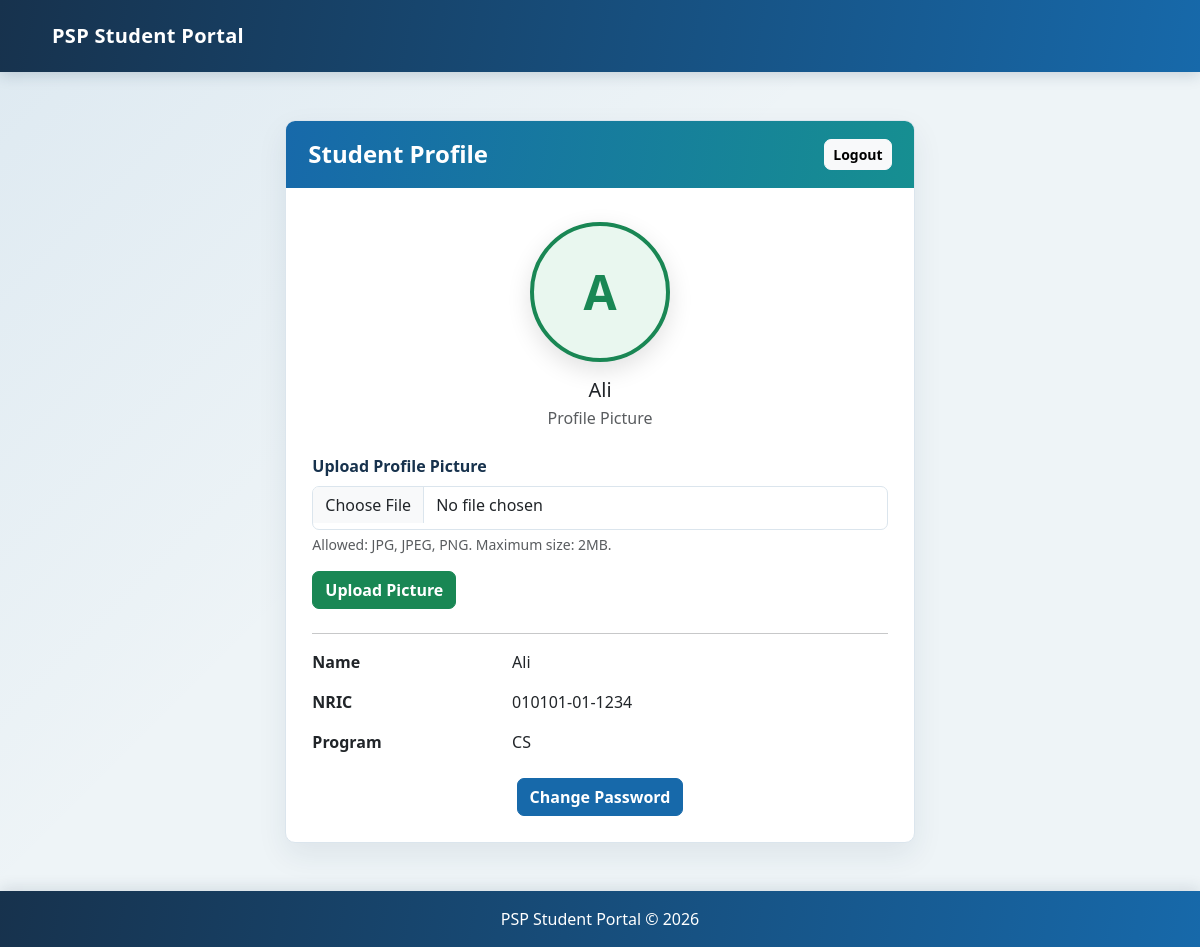
The page /controllers/ProfileController.php (signed in) on the database its author committed.
### tables this page shows
CREATE TABLE `users` (
  `id` int(11) NOT NULL,
  `name` varchar(100) NOT NULL,
  `nric` varchar(20) NOT NULL,
  `program` varchar(100) NOT NULL,
  `password` varchar(255) NOT NULL,
  `role` varchar(20) NOT NULL DEFAULT 'student'
);

### controllers/ProfileController.php (called while the page is built, shortened)
<?php
require_once __DIR__ . '/../models/User.php';
$userModel = new User();
$user = $userModel->getUserById((int) $_SESSION['user_id']);
require_once __DIR__ . '/../views/profile.php';
?>

### models/User.php (called while the page is built, shortened)
<?php
require_once __DIR__ . '/../config/database.php';
class User
{
    private $conn;
    public function __construct()
    {
        global $conn;
        $this->conn = $conn;
    }
    public function getUserById($id)
    {
        $sql = "SELECT * FROM users WHERE id = :id LIMIT 1";
        $stmt = $this->conn->prepare($sql);
        $stmt->bindValue(':id', $id, PDO::PARAM_INT);
        $stmt->execute();
        return $stmt->fetch(PDO::FETCH_ASSOC);
    }
}
?>

### views/profile.php (the view, shortened to what this page needs)
<?php
require_once __DIR__ . '/includes/header.php';
$profilePicture = !empty($user['profile_picture'])
    ? '../uploads/' . rawurlencode(basename($user['profile_picture']))
    : '';
?>
<div class="container mt-5 mb-5">
    <div class="row justify-content-center">
        <div class="col-md-8 col-lg-7">
            <div class="card shadow">
                <div class="card-header bg-success text-white d-flex justify-content-between align-items-center">
                    <h4 class="mb-0">Student Profile</h4>
                    <a href="../controllers/LogoutController.php" class="btn btn-light btn-sm">Logout</a>
                </div>
                <div class="card-body">
                    <div class="profile-picture-section text-center mb-4">
                        <?php if ($profilePicture): ?>
                            <img src="<?= htmlspecialchars($profilePicture) ?>"
                                 alt="Profile picture"
                                 class="profile-picture">
                        <?php else: ?>
                            <div class="profile-picture profile-picture-placeholder" aria-label="No profile picture">
                                <?= htmlspecialchars(strtoupper(substr($user['name'], 0, 1))) ?>
                            </div>
                        <?php endif; ?>
                        <h5 class="mt-3 mb-1"><?= htmlspecialchars($user['name']) ?></h5>
                        <p class="text-muted mb-0">Profile Picture</p>
                    </div>
                    <form action="../controllers/UploadController.php" method="POST" enctype="multipart/form-data" class="mb-4">
                        <label for="profile_picture" class="form-label fw-semibold">Upload Profile Picture</label>
                        <input type="file"
                               class="form-control"
                               id="profile_picture"
                               name="profile_picture"
                               accept=".jpg,.jpeg,.png"
                               required>
                        <div class="form-text">Allowed: JPG, JPEG, PNG. Maximum size: 2MB.</div>
                        <button type="submit" class="btn btn-success mt-3">Upload Picture</button>
                    </form>
                    <hr>
                    <div class="row mb-3">
                        <div class="col-md-4"><strong>Name</strong></div>
                        <div class="col-md-8"><?= htmlspecialchars($user['name']) ?></div>
                    </div>
                    <div class="row mb-3">
                        <div class="col-md-4"><strong>NRIC</strong></div>
                        <div class="col-md-8"><?= htmlspecialchars($user['nric'] ?? 'N/A') ?></div>
                    </div>
                    <div class="row mb-3">
                        <div class="col-md-4"><strong>Program</strong></div>
                        <div class="col-md-8"><?= htmlspecialchars($user['program'] ?? 'N/A') ?></div>
                    </div>
                    <div class="profile-actions mt-4">
                        <a href="../controllers/PasswordController.php" class="btn btn-primary">Change Password</a>
                    </div>
                </div>
            </div>
        </div>
    </div>
</div>
<?php
require_once __DIR__ . '/includes/footer.php';
?>

### public/style.css (style rules this page uses)
:root { --portal-ink: #17324d; --portal-muted: #68798c; --portal-blue: #1769aa; --portal-teal: #168f91; --portal-surface: #ffffff; --portal-line: #dbe5ed; --portal-background: #eef4f7; }
body { min-height: 100vh; color: var(--portal-ink); background: linear-gradient(135deg, rgba(23, 105, 170, 0.08), transparent 42%), var(--portal-background); font-family: "Segoe UI", sans-serif; }
.container { max-width: 1120px; }
.card { overflow: hidden; border: 1px solid var(--portal-line); border-radius: 10px; background: var(--portal-surface); box-shadow: 0 12px 30px rgba(23, 50, 77, 0.08) !important; }
.card-header { padding: 18px 22px; border: 0; background: linear-gradient(100deg, var(--portal-blue), var(--portal-teal)) !important; }
.card-body { padding: 26px; }
h2, h4 { font-weight: 700; }
.form-label { color: var(--portal-ink); font-weight: 600; }
.form-control { min-height: 44px; border: 1px solid var(--portal-line); border-radius: 7px; }
.btn { border-radius: 7px; font-weight: 600; }
.btn-primary { border-color: var(--portal-blue); background: var(--portal-blue); }
.profile-actions { display: flex; justify-content: center; align-items: center; gap: 0.6rem; flex-wrap: wrap; }
.profile-picture-section { padding-top: 0.5rem; }
.profile-picture { width: 140px; height: 140px; object-fit: cover; border-radius: 50%; border: 4px solid #198754; box-shadow: 0 8px 24px rgba(0, 0, 0, 0.12); }
.profile-picture-placeholder { display: inline-flex; align-items: center; justify-content: center; background: #e9f7ef; color: #198754; font-size: 3rem; font-weight: 700; }

### rows shown on the page
users: name "A", name "Ali", nric "010101-01-1234", program "CS"
